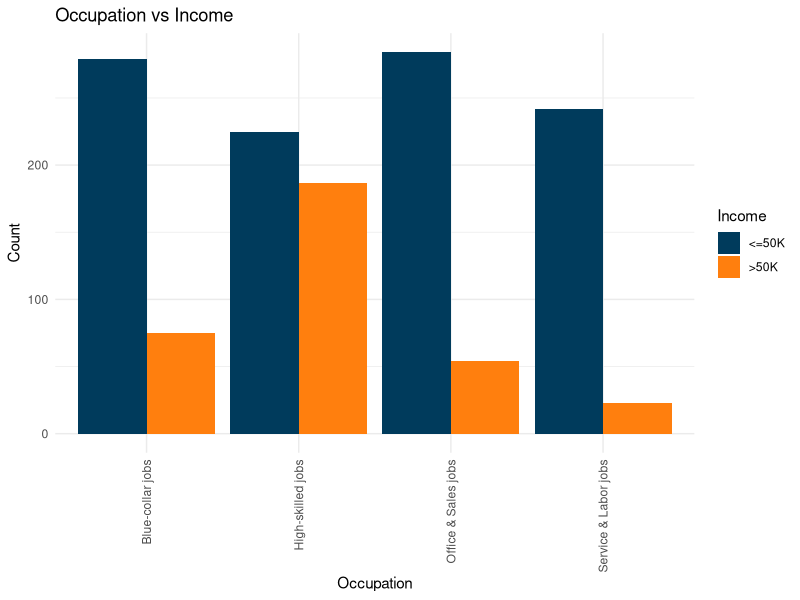
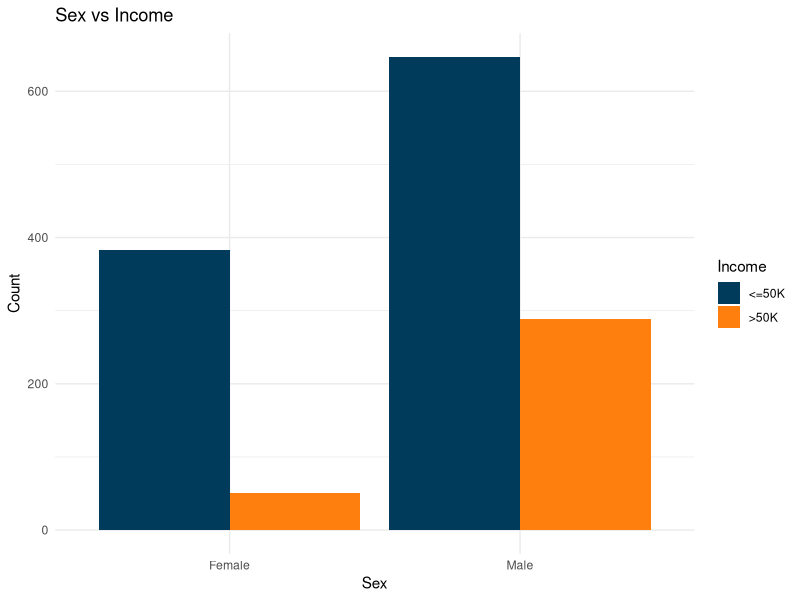
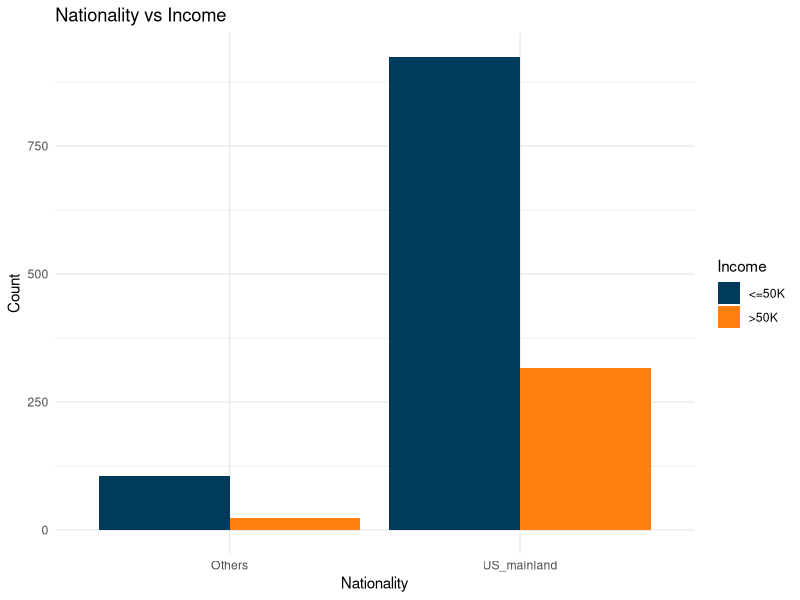
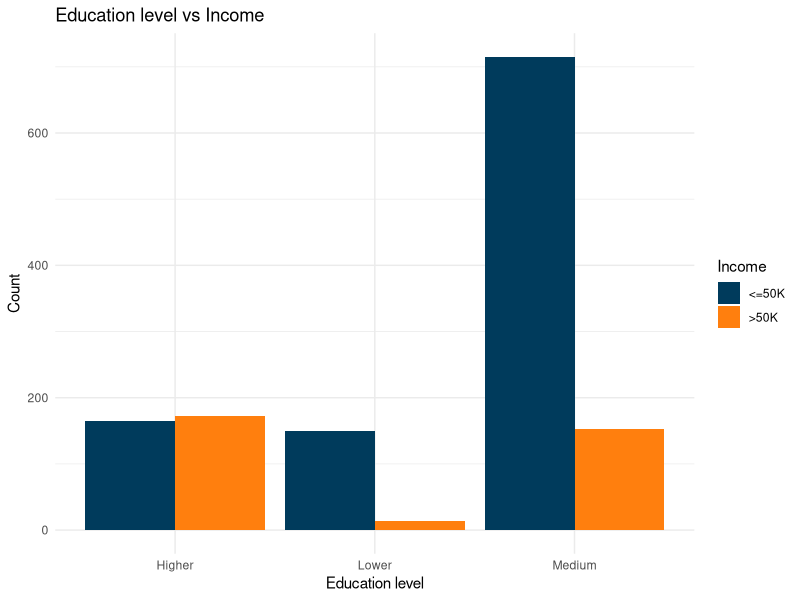
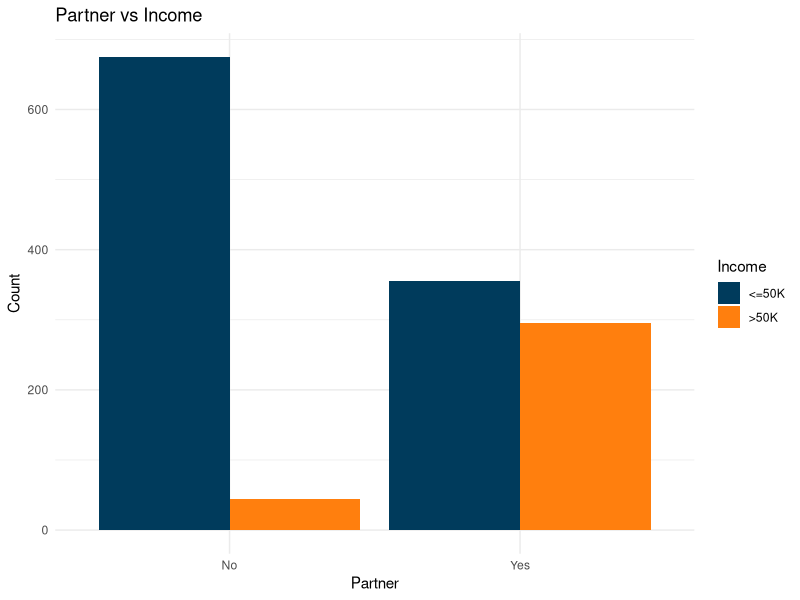
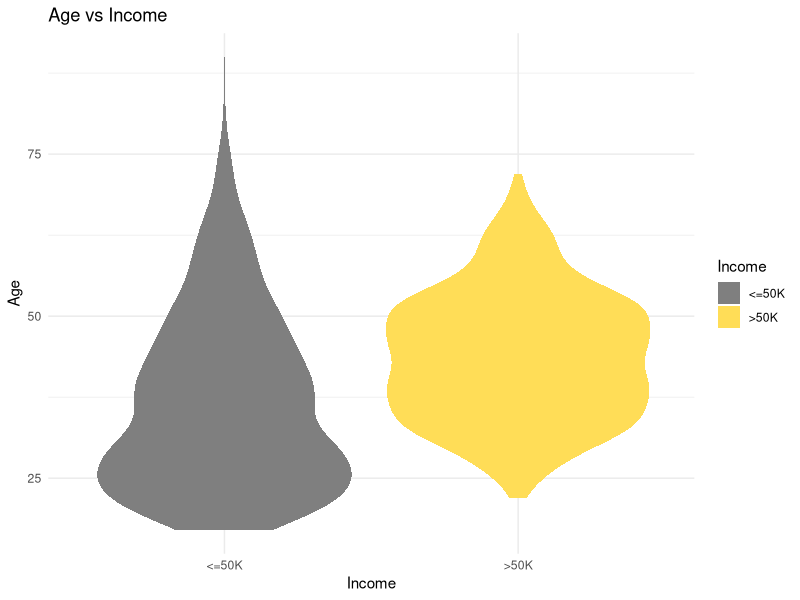
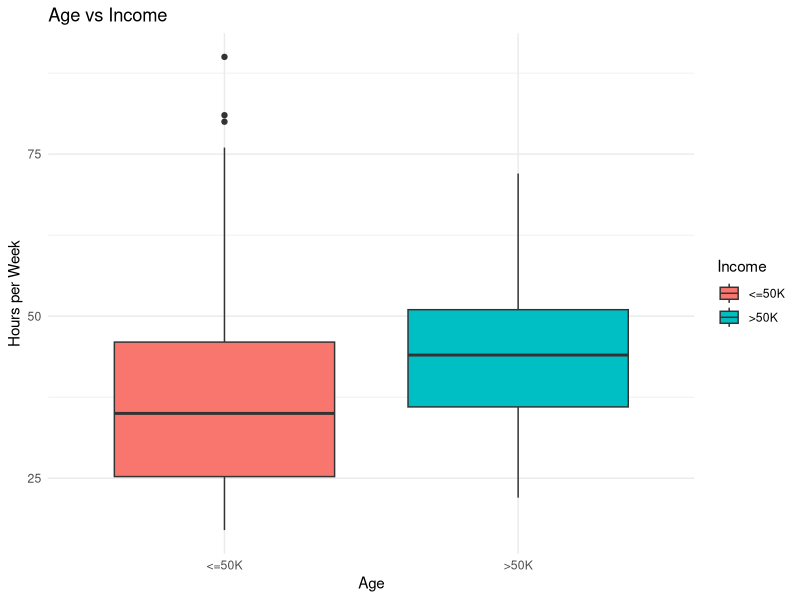
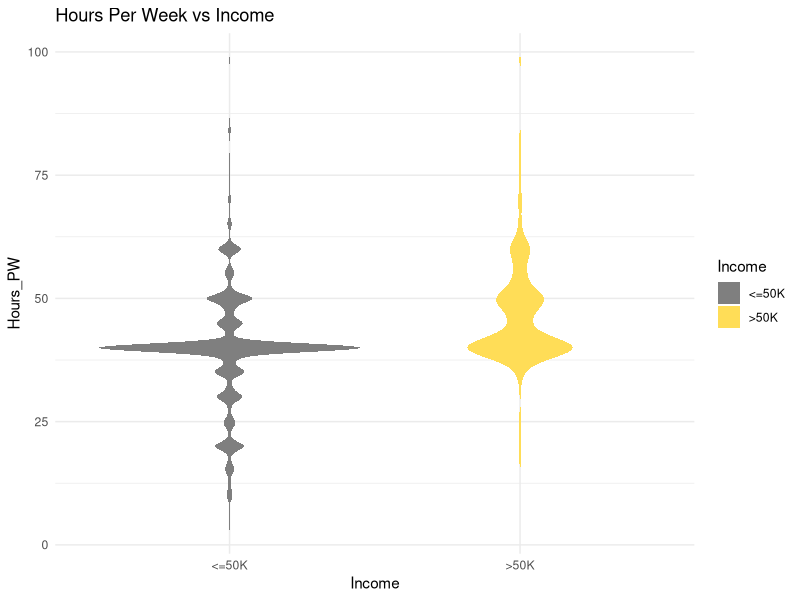

The R script that drew these images, in order:
## ---- chunk 1
#| message: false
library(dplyr)
# import dataset and handle missing values
original_data <- read.csv('dataset28.csv', na.strings = '?,')
sum(is.na(original_data))
original_data <- na.omit(original_data)
dim(original_data)

# modify the Education column
# use 'Higher' to represent higher education level
# use 'Lower' to represent lower education level
unique(original_data$Education)
modified_data <- original_data
modified_data <- modified_data %>%
  mutate(
    Education_level = case_when(
      Education %in% c("Bachelors,", "Masters,", "Doctorate,", "Prof-school,") ~ "Higher",
      Education %in% c("Assoc-acdm,", "Assoc-voc,", "Some-college,", "HS-grad,") ~ "Medium",
      TRUE ~ "Lower"
    )
  )

# modify the Marital_Status column
# use 'Yes' or 'No' to represent whether a person has or not has partner
unique(original_data$Marital_Status)
modified_data$Has_partner <- ifelse(original_data$Marital_Status %in% c("Married-civ-spouse,", "Married-AF-spouse,"), "Yes", "No")

# modify the Nationality column
unique(original_data$Nationality)
modified_data$Nationality <- ifelse(original_data$Nationality %in% c('United-States,'), 'US_mainland', 'Others')

# modify the Occupantion column
unique(original_data$Occupation)
modified_data <- modified_data %>%
  mutate(
    Occupation = case_when(
      Occupation %in% c("Exec-managerial,", "Prof-specialty,", "Tech-support,") ~ "High-skilled jobs",
      Occupation %in% c("Adm-clerical,", "Sales,") ~ "Office & Sales jobs",
      Occupation %in% c("Craft-repair,", "Machine-op-inspct,", "Transport-moving,") ~ "Blue-collar jobs",
      TRUE ~ "Service & Labor jobs"
    )
  )

# delete useless columns
modified_data <- modified_data %>% 
  select(-c(Education, Marital_Status))

# modify other columns
columns_to_clean <- c('Sex', 'Hours_PW')
modified_data[columns_to_clean] <- lapply(modified_data[columns_to_clean], function(x) gsub(",$", "", x))

# check the modified data
dim(modified_data)
summary(modified_data)
str(modified_data)
modified_data$Hours_PW <- as.integer(modified_data$Hours_PW)
modified_data$Age <- as.integer(modified_data$Age)
modified_data$Occupation <- as.factor(modified_data$Occupation)
modified_data$Sex <- as.factor(modified_data$Sex)
modified_data$Nationality <- as.factor(modified_data$Nationality)
modified_data$Income <- as.factor(modified_data$Income)
modified_data$Education_level <- as.factor(modified_data$Education_level)
modified_data$Has_partner <- as.factor(modified_data$Has_partner)
str(modified_data)
## ---- chunk 2
#| message: false
library(car)
# convert all variables including categorical variables into numeric variables
modified_data_numeric <- modified_data %>%
  # convert Education_level as 1, 2, 3
  mutate(
    Education_level = as.numeric(factor(Education_level, levels = c("Lower", "Medium", "Higher")))
  ) %>%
  # other categorical variables converted to 0 and 1
  mutate(
    Sex = ifelse(Sex == levels(Sex)[1], 0, 1),
    Nationality = ifelse(Nationality == levels(Nationality)[1], 0, 1),
    Income = ifelse(Income == levels(Income)[1], 0, 1),
    Has_partner = ifelse(Has_partner == levels(Has_partner)[1], 0, 1)
  ) %>%
  # others converted to numerical
  mutate_if(is.factor, as.numeric)

VIF_model <- lm(Income ~ ., data = modified_data_numeric)

# calculate VIF
vif_values <- vif(VIF_model)
print(vif_values)

high_vif <- vif_values[vif_values > 10]
if (length(high_vif) > 0) {
  print("Variables with multicollinearity problem:")
  print(high_vif)
} else {
  print("There is no serious multicollinearity problem.")
}
## ---- chunk 3
#| message: false
# calculate the sample sizes and proportions of different response
table(modified_data$Income)
prop.table(table(modified_data$Income))
## ---- chunk 4
#| message: false
library(ggplot2)

# Contingency Tables and Barplots for Categorical variables
# Occupation
Occupation_Income_table <- table(modified_data$Occupation, modified_data$Income)
print(Occupation_Income_table)

ggplot(data = modified_data, mapping = aes(x = Occupation, fill = Income)) +
  geom_bar(position = 'dodge') +
  scale_fill_manual(values = c("<=50K" = "#003B5C", ">50K" =
                                 "#ff7f0e")) +
  labs(title = 'Occupation vs Income', x = "Occupation",
       y = "Count") +
  theme_minimal() +
  theme(axis.text.x = element_text(angle = 90, vjust = 0.5, hjust = 1))
## ---- chunk 5
#| message: false
# Sex
Sex_Income_table <- table(modified_data$Sex, modified_data$Income)
print(Sex_Income_table)

ggplot(data = modified_data, mapping = aes(x = Sex, fill = Income)) +
  geom_bar(position = 'dodge') +
  scale_fill_manual(values = c("<=50K" = "#003B5C", ">50K" =
                                 "#ff7f0e")) +
  labs(title = 'Sex vs Income', x = "Sex",
       y = "Count") +
  theme_minimal()
## ---- chunk 6
#| message: false
# Nationality
Nationality_Income_table <- table(modified_data$Nationality, modified_data$Income)
print(Nationality_Income_table)

ggplot(data = modified_data, mapping = aes(x = Nationality, fill = Income)) +
  geom_bar(position = 'dodge') +
  scale_fill_manual(values = c("<=50K" = "#003B5C", ">50K" =
                                 "#ff7f0e")) +
  labs(title = 'Nationality vs Income', x = "Nationality",
       y = "Count") +
  theme_minimal()
## ---- chunk 7
#| message: false
# Education level
Education_Income_table <- table(modified_data$Education_level, modified_data$Income)
print(Education_Income_table)

ggplot(data = modified_data, mapping = aes(x = Education_level, fill = Income)) +
  geom_bar(position = 'dodge') +
  scale_fill_manual(values = c("<=50K" = "#003B5C", ">50K" =
                                 "#ff7f0e")) +
  labs(title = 'Education level vs Income', x = "Education level",
       y = "Count") +
  theme_minimal()
## ---- chunk 8
#| message: false
# Partner
Partner_Income_table <- table(modified_data$Has_partner, modified_data$Income)
print(Partner_Income_table)

ggplot(data = modified_data, mapping = aes(x = Has_partner, fill = Income)) +
  geom_bar(position = 'dodge') +
  scale_fill_manual(values = c("<=50K" = "#003B5C", ">50K" =
                                 "#ff7f0e")) +
  labs(title = 'Partner vs Income', x = "Partner",
       y = "Count") +
  theme_minimal()
## ---- chunk 9
#| message: false
# Violin plots and boxplots for numerical continuous variables
# Age
ggplot(data = modified_data, aes(x = Income, y = Age, fill = Income)) +
  geom_violin(col = 'transparent') +
  scale_fill_manual(values = c("<=50K" = "#7f7f7f", ">50K" =
                                 "#ffdd57")) +
  labs(title = "Age vs Income", x = "Income", y = "Age") +
  theme_minimal()

ggplot(modified_data, aes(x = Income, y = Age, fill = Income)) +
  geom_boxplot() +
  labs(title = "Age vs Income", x = "Age", y = "Hours per Week") +
  theme_minimal()

# Hours per week
ggplot(data = modified_data, aes(x = Income, y = Hours_PW, fill = Income)) +
  geom_violin(col = 'transparent') +
  scale_fill_manual(values = c("<=50K" = "#7f7f7f", ">50K" =
                                 "#ffdd57")) +
  labs(title = "Hours Per Week vs Income", x = "Income", y = "Hours_PW") +
  theme_minimal()

ggplot(modified_data, aes(x = Income, y = Hours_PW, fill = Income)) +
  geom_boxplot() +
  labs(title = "Hours Per Week vs Income", x = "Income", y = "Hours per Week") +
  theme_minimal()
## ---- chunk 10
#| message: false
library(caret)
# set random seed
set.seed(123)

# create training index for stratified sampling
training_index <- createDataPartition(modified_data_numeric$Income, p = 0.8, list = FALSE)

# split data into training data and test data
training_data <- modified_data_numeric[training_index, ]
test_data  <- modified_data_numeric[-training_index, ]
str(training_data)
str(test_data)

# check dimension
dim(training_data)
dim(test_data)

# check distribution in both datasets
prop.table(table(training_data$Income))
prop.table(table(test_data$Income))
